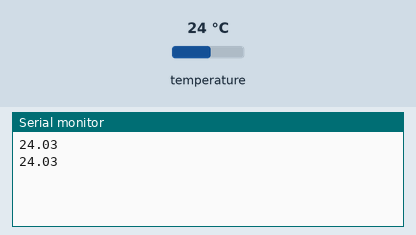
The sketch below on a simulated Arduino Uno, built with avr-gcc and run on an emulated ATmega328P. Shown: the last lines printed to the serial monitor. The test bench sets the inputs (shaded band); at power-on: temperature 24 °C.

Above: at 2.6 s.
2.7 s: temperature set to 12 °C
At 3.1 s:
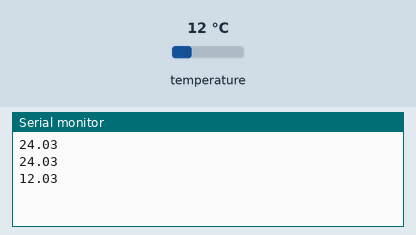
4.2 s: temperature set to 19 °C
At 5.2 s:
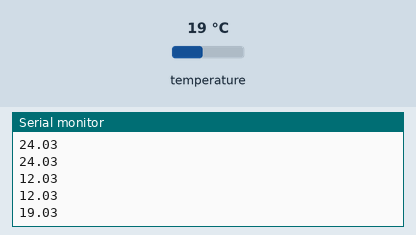
Timing chart, 0 to 7.2 s (numbered marks = the images above; inputs shaded):
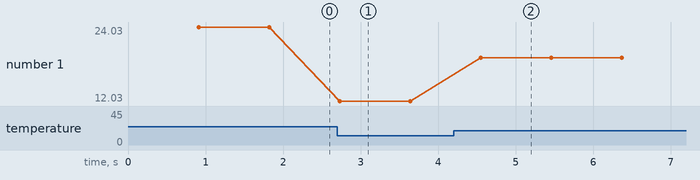

Measured:
- after the input at 2.7 s, the serial monitor: prints a new line at once (image 1)
- after the input at 4.2 s, the serial monitor: prints a new line after 0.35 s (image 2)
- plotted number 1: 24.03 → 12.03 after the input at 2.7 s, 12.03 → 19.03 after the input at 4.2 s

The sketch:

ds18b20_testing.ino
```cpp
#include <OneWire.h>

OneWire ds(9);

float temperature;
byte buff[9];

void setup() {
    Serial.begin(9600);
}

void loop() {
    ds.reset();
    ds.write(0xCC);
    ds.write(0x44);
    delay(900);
    ds.reset();
    ds.write(0xCC);
    ds.write(0xBE);
    ds.read_bytes(buff, 9);

    if (OneWire::crc8(buff, 8) == buff[8])
    {
        // Конвертация сырых данных
        temperature=  (float)((int)buff[0] | (((int)buff[1]) << 8)) * 0.0625 + 0.03125;
        Serial.println(temperature);
    }
    else
    {
        Serial.println("Error reading data");
    }
}
```
